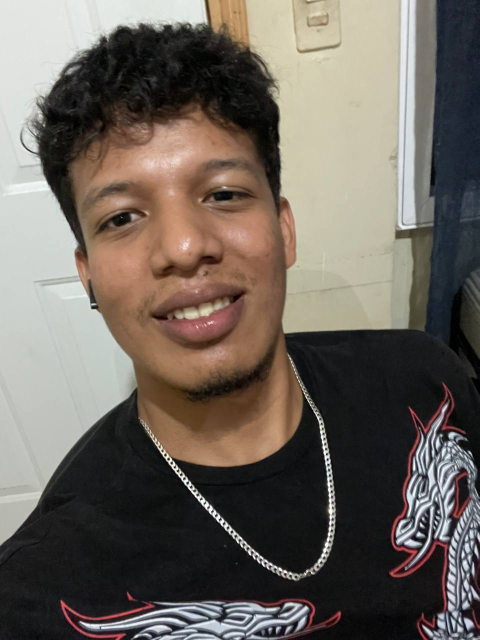
#> input picture data/raw_images/rostro_presente/photo_10_2025-07-30_02-52-32.jpg, 959 x 1280 px (shown at 1/2 size); its folder holds only this picture in this run
$ python main.py
#> lines starting #> are read from the running program, lines starting #| are printed output that depends on the picture
#> the answer given: 1
### src/data_processing.py
import numpy as np
import cv2
import os
from config import TEST_SIZE, SHUFFLE_DATA, RANDOM_STATE

def cargar_y_preprocesar_imagenes(ruta_directorio, size):
    """
    Carga y preprocesa imágenes desde un directorio.

    Args:
        ruta_directorio (str): Ruta al directorio que contiene las imágenes.
        size (tuple): Tamaño al que redimensionar las imágenes.

    Returns:
        X, y: Numpy arrays normalizados.
    """
#> called with ruta_directorio = 'src/../data/raw_images', size = (800, 600)
    imagenes = []
    etiquetas = []
    extensiones_validas = ('.jpg', '.jpeg', '.png')

    #Clase 1: Rostro presente
    ruta_rostro_presente = os.path.join(ruta_directorio, 'rostro_presente')
    for filename in os.listdir(ruta_rostro_presente):
        if not filename.lower().endswith(extensiones_validas):
            continue # Ignorar archivos no válidos
        img_ruta = os.path.join(ruta_rostro_presente, filename)
        img = cv2.imread(img_ruta, cv2.IMREAD_GRAYSCALE)
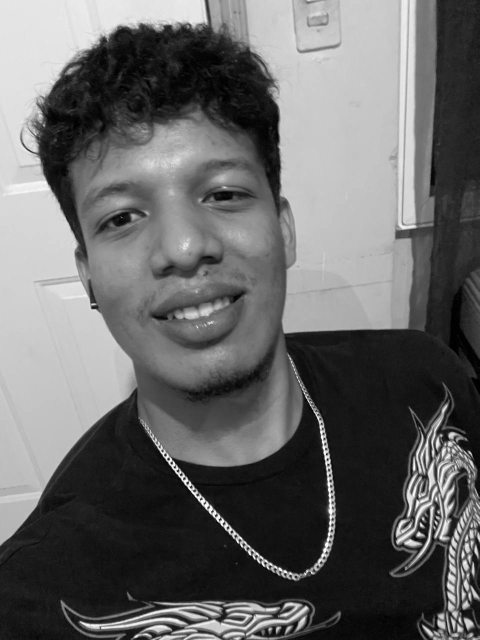
#> img: shape (1280, 959) (shown at 1/2 size); min 0, max 255, mean 102.2
        img = cv2.resize(img, size)
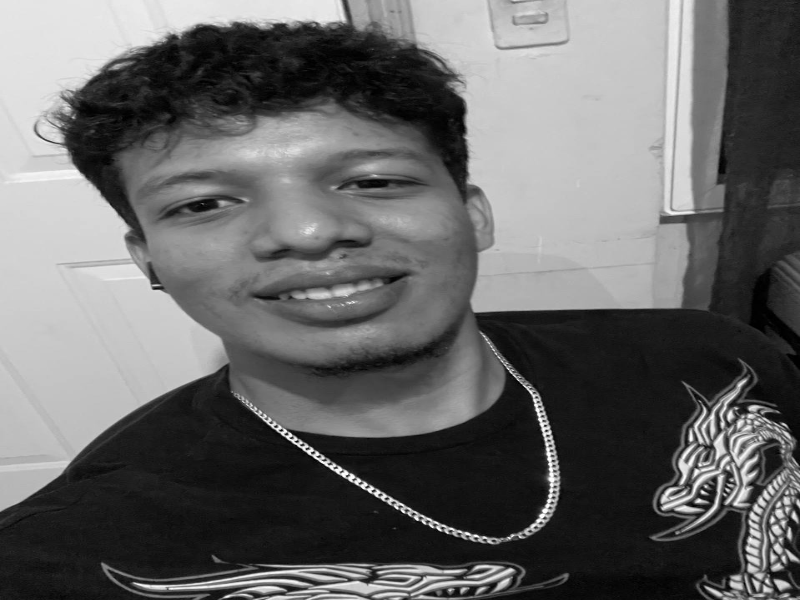
#> img: shape (600, 800); min 0, max 255, mean 102.1
        imagenes.append(img)
        etiquetas.append(1)  # Etiqueta 1

    #Clase 0: Rostro ausente
    ruta_rostro_ausente = os.path.join(ruta_directorio, 'rostro_ausente')
#> (the run stopped early here; a loop or call above may not have finished)

$ run again, on data/raw_images/rostro_presente/photo_14_2025-07-30_02-52-32.jpg
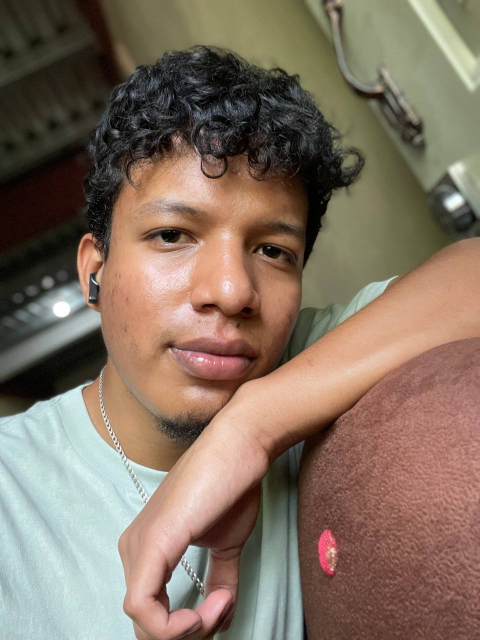
#> input picture data/raw_images/rostro_presente/photo_14_2025-07-30_02-52-32.jpg, 959 x 1280 px (shown at 1/2 size)
#> in cargar_y_preprocesar_imagenes, `img = cv2.imread(img_ruta, cv2.IMREAD_GRAYSCALE)`:
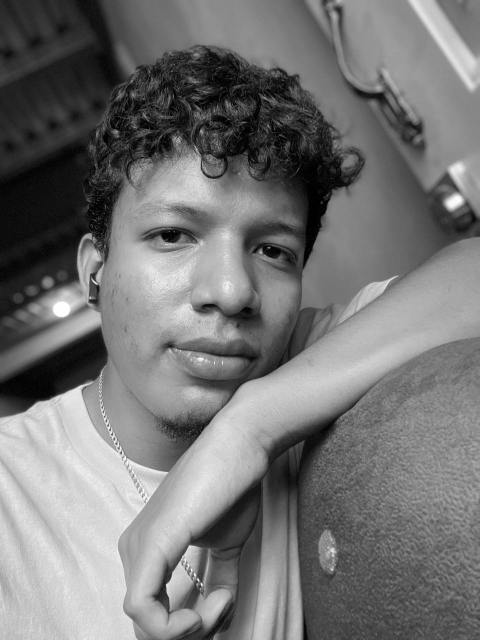
#> img: shape (1280, 959) (shown at 1/2 size); min 0, max 255, mean 117
#> in cargar_y_preprocesar_imagenes, `img = cv2.resize(img, size)`:
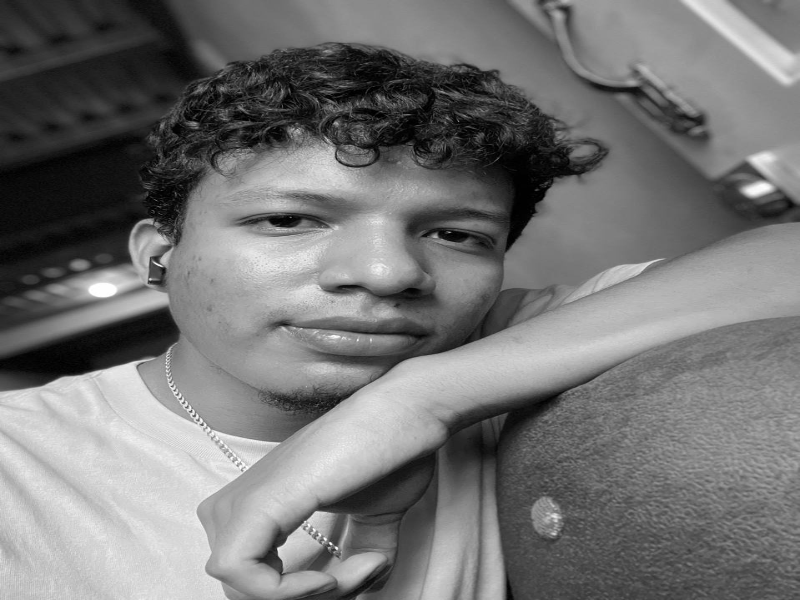
#> img: shape (600, 800); min 0, max 255, mean 116.9

$ run again, on data/raw_images/rostro_presente/photo_1_2025-07-30_02-52-32.jpg
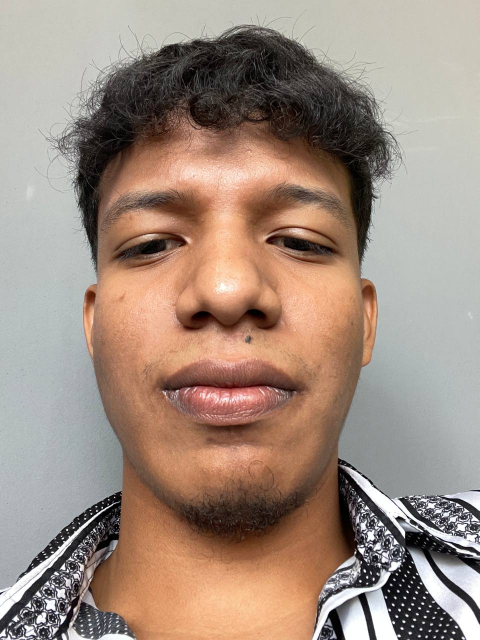
#> input picture data/raw_images/rostro_presente/photo_1_2025-07-30_02-52-32.jpg, 959 x 1280 px (shown at 1/2 size)
#> in cargar_y_preprocesar_imagenes, `img = cv2.imread(img_ruta, cv2.IMREAD_GRAYSCALE)`:
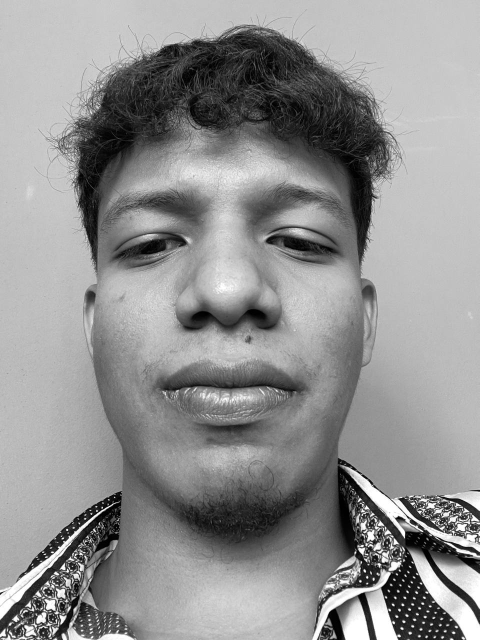
#> img: shape (1280, 959) (shown at 1/2 size); min 0, max 255, mean 144.3
#> in cargar_y_preprocesar_imagenes, `img = cv2.resize(img, size)`:
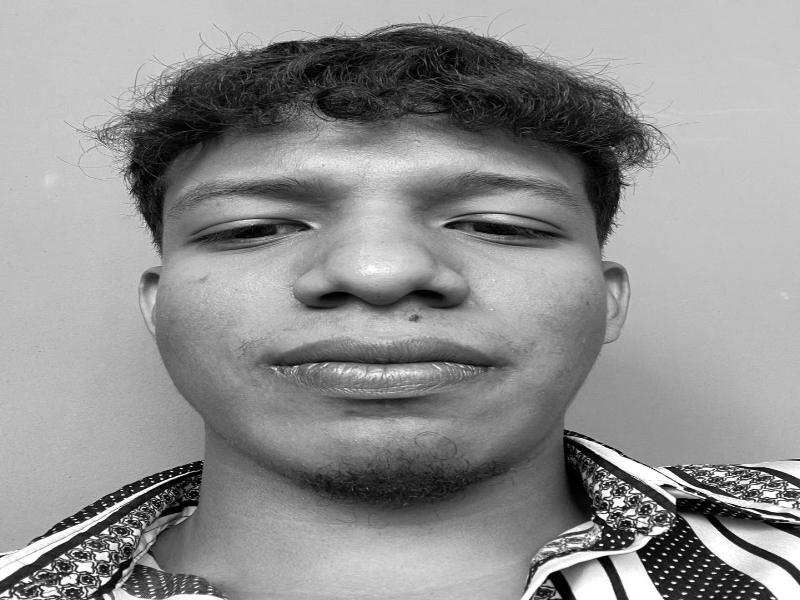
#> img: shape (600, 800); min 0, max 255, mean 144.2

$ run again, on data/raw_images/rostro_presente/photo_11_2025-07-30_02-52-32.jpg
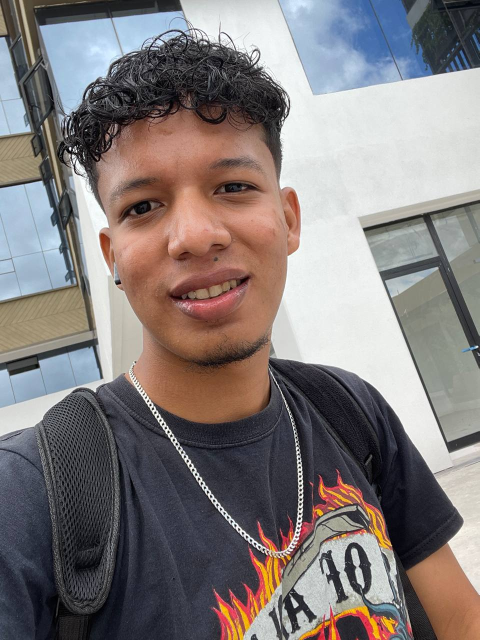
#> input picture data/raw_images/rostro_presente/photo_11_2025-07-30_02-52-32.jpg, 959 x 1280 px (shown at 1/2 size)
#> in cargar_y_preprocesar_imagenes, `img = cv2.imread(img_ruta, cv2.IMREAD_GRAYSCALE)`:
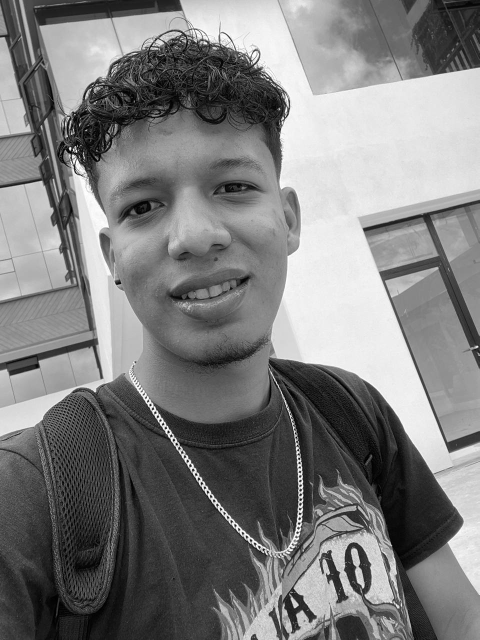
#> img: shape (1280, 959) (shown at 1/2 size); min 0, max 255, mean 125.3
#> in cargar_y_preprocesar_imagenes, `img = cv2.resize(img, size)`:
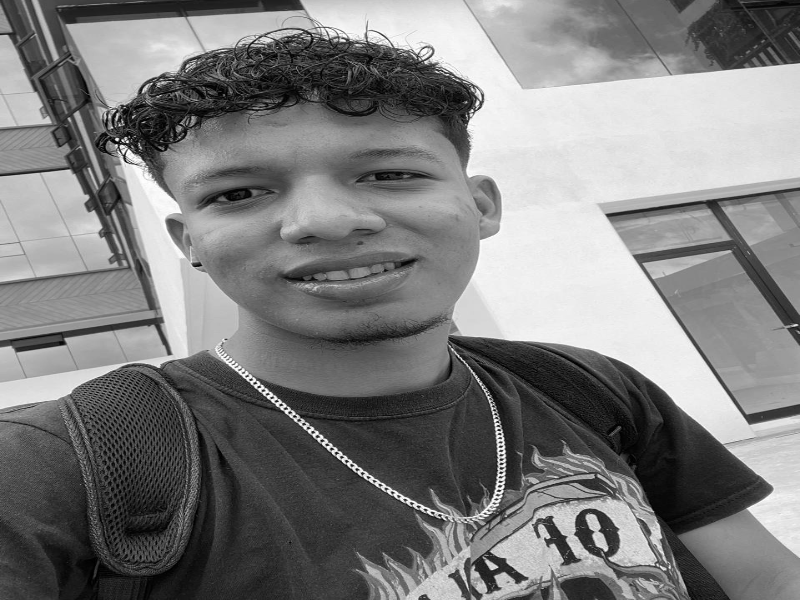
#> img: shape (600, 800); min 0, max 255, mean 125.2
